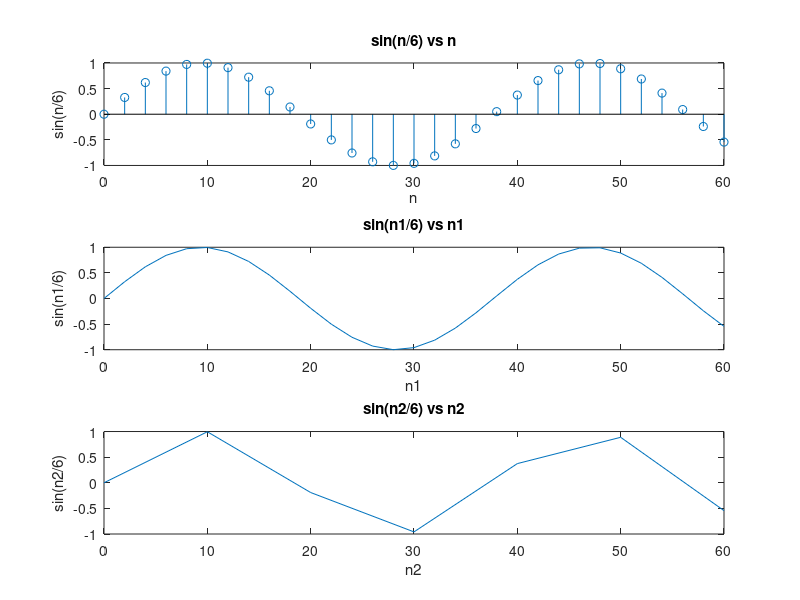

The MATLAB script that drew this image:
n = 0:2:60;
y = sin(n/6);
subplot(3,1,1)
stem(n,y)
title('sin(n/6) vs n')
xlabel('n')
ylabel('sin(n/6)')


n1 = 0:2:60;
z = sin(n1/6);
subplot(3,1,2)
plot(n1,z)
title('sin(n1/6) vs n1') 
xlabel('n1')
ylabel('sin(n1/6)')

n2 = 0:10:60;
w = sin(n2/6);
subplot(3,1,3)
plot(n2,w)
title('sin(n2/6) vs n2') 
xlabel('n2')
ylabel('sin(n2/6)')
